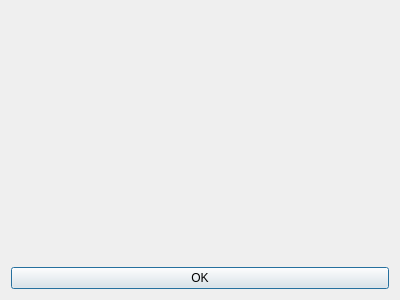
<?xml version="1.0" encoding="UTF-8"?>
<ui version="4.0">
 <class>Graf</class>
 <widget class="QDialog" name="Graf">
  <property name="geometry">
   <rect>
    <x>0</x>
    <y>0</y>
    <width>400</width>
    <height>300</height>
   </rect>
  </property>
  <property name="windowTitle">
   <string>Dialog</string>
  </property>
  <layout class="QVBoxLayout" name="verticalLayout">
   <item>
    <widget class="QCustomPlot" name="widget" native="true"/>
   </item>
   <item>
    <widget class="QPushButton" name="pushButton">
     <property name="text">
      <string>OK</string>
     </property>
    </widget>
   </item>
  </layout>
 </widget>
 <customwidgets>
  <customwidget>
   <class>QCustomPlot</class>
   <extends>QWidget</extends>
   <header location="global">qcustomplot.h</header>
   <container>1</container>
  </customwidget>
 </customwidgets>
 <resources/>
 <connections/>
</ui>
